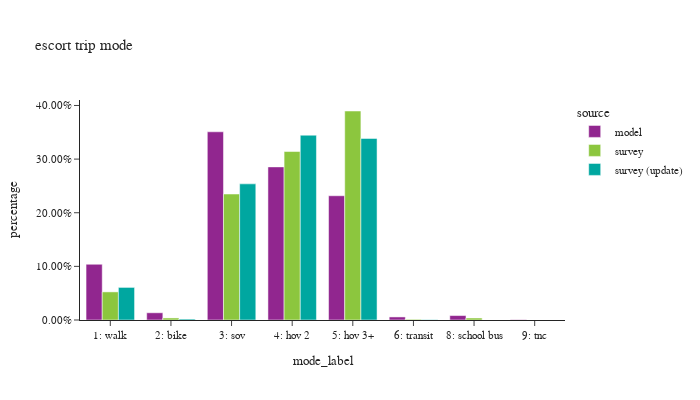

Notebook code cell kept with this figure:
### Code cell
df_plot = es_trip.groupby(['source','mode_label'])['trexpfac'].sum().reset_index()
df_plot['percentage'] = df_plot.groupby(['source'], group_keys=False)['trexpfac']. \
    apply(lambda x: x / float(x.sum()))

df_plot_ct = es_trip.groupby(['source','mode_label'])['trexpfac'].count().reset_index(). \
    rename(columns={'trexpfac':'sample count'})
df_plot = df_plot.merge(df_plot_ct, on=['source','mode_label'])

fig = px.bar(df_plot.sort_values(by=['source']), x="mode_label", y="percentage", color="source",
             barmode="group",hover_data=['sample count'],title="escort trip mode")
fig.update_layout(height=400, width=700, font=dict(size=11),
                  xaxis = dict(dtick = 1, categoryorder='category ascending'),
                  yaxis=dict(tickformat=".2%"))
fig.show()

### Figure 1 — Plotly figure (JSON) as saved in the notebook; plotly's stock layout.template omitted (floating-point values rounded to 4 significant figures)
{"data": [{"alignmentgroup": "True", "customdata": [[181464], [23540], [612936], [498665], [404628], [9982], [14464], [1040]], "hovertemplate": "source=model<br>mode_label=%{x}<br>percentage=%{y}<br>sample count=%{customdata[0]}<extra></extra>", "legendgroup": "model", "marker": {"color": "#91268F", "pattern": {"shape": ""}}, "name": "model", "offsetgroup": "model", "orientation": "v", "showlegend": true, "textposition": "auto", "type": "bar", "x": ["1: walk", "2: bike", "3: sov", "4: hov 2", "5: hov 3+", "6: transit", "8: school bus", "9: tnc"], "xaxis": "x", "y": [0.1039, 0.01348, 0.3509, 0.2855, 0.2317, 0.005715, 0.008281, 0.0005954], "yaxis": "y"}, {"alignmentgroup": "True", "customdata": [[1], [5], [11], [526], [676], [524], [37], [195]], "hovertemplate": "source=survey<br>mode_label=%{x}<br>percentage=%{y}<br>sample count=%{customdata[0]}<extra></extra>", "legendgroup": "survey", "marker": {"color": "#8CC63E", "pattern": {"shape": ""}}, "name": "survey", "offsetgroup": "survey", "orientation": "v", "showlegend": true, "textposition": "auto", "type": "bar", "x": ["9: tnc", "8: school bus", "6: transit", "5: hov 3+", "4: hov 2", "3: sov", "2: bike", "1: walk"], "xaxis": "x", "y": [5.485e-06, 0.003706, 0.001314, 0.3897, 0.3141, 0.2349, 0.003826, 0.05241], "yaxis": "y"}, {"alignmentgroup": "True", "customdata": [[173], [28], [471], [633], [472], [8], [1]], "hovertemplate": "source=survey (update)<br>mode_label=%{x}<br>percentage=%{y}<br>sample count=%{customdata[0]}<extra></extra>", "legendgroup": "survey (update)", "marker": {"color": "#00A7A0", "pattern": {"shape": ""}}, "name": "survey (update)", "offsetgroup": "survey (update)", "orientation": "v", "showlegend": true, "textposition": "auto", "type": "bar", "x": ["1: walk", "2: bike", "3: sov", "4: hov 2", "5: hov 3+", "6: transit", "9: tnc"], "xaxis": "x", "y": [0.06076, 0.001779, 0.2538, 0.3446, 0.3385, 0.0005524, 6.771e-06], "yaxis": "y"}], "layout": {"barmode": "group", "font": {"size": 11}, "height": 400, "legend": {"title": {"text": "source"}, "tracegroupgap": 0}, "title": {"text": "escort trip mode"}, "width": 700, "xaxis": {"anchor": "y", "categoryorder": "category ascending", "domain": [0.0, 1.0], "dtick": 1, "title": {"text": "mode_label"}}, "yaxis": {"anchor": "x", "domain": [0.0, 1.0], "tickformat": ".2%", "title": {"text": "percentage"}}}}
